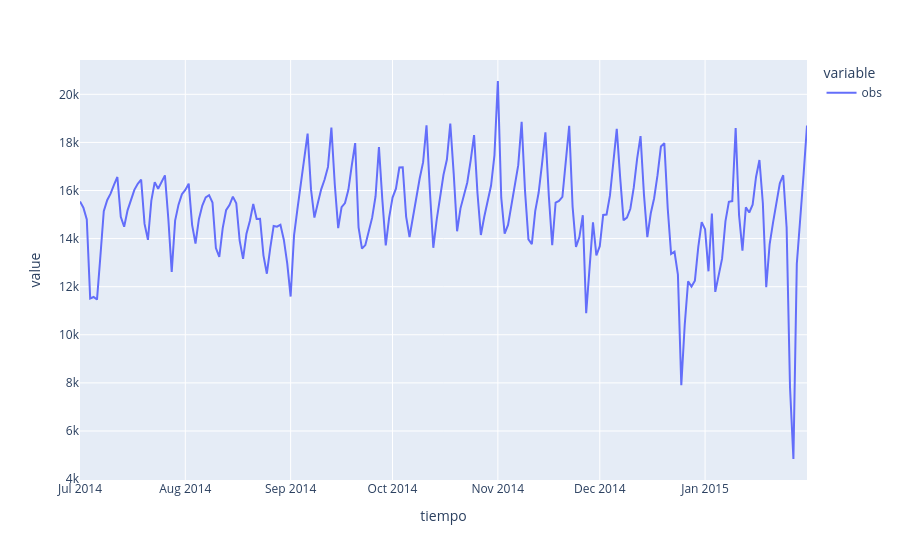

Here is the notebook cell this chart was saved with:
### Markdown cell above
### Detección con gráficos interactivos

### Code cell
import plotly.express as px

fig = px.line(tx_diario)
fig.show()

### Figure 1 — Plotly figure (JSON) as saved in the notebook; plotly's stock layout.template omitted (floating-point values rounded to 4 significant figures; data arrays with more than 128 entries replaced by an {"elided": "..."} marker saying what was removed)
{"data": [{"hovertemplate": "variable=obs<br>tiempo=%{x}<br>value=%{y}<extra></extra>", "legendgroup": "obs", "line": {"color": "#636efa", "dash": "solid"}, "marker": {"symbol": "circle"}, "mode": "lines", "name": "obs", "orientation": "v", "showlegend": true, "type": "scatter", "x": {"elided": "215 str values"}, "xaxis": "x", "y": {"elided": "215 float values"}, "yaxis": "y"}], "layout": {"legend": {"title": {"text": "variable"}, "tracegroupgap": 0}, "margin": {"t": 60}, "xaxis": {"anchor": "y", "domain": [0, 1], "title": {"text": "tiempo"}}, "yaxis": {"anchor": "x", "domain": [0, 1], "title": {"text": "value"}}}}
